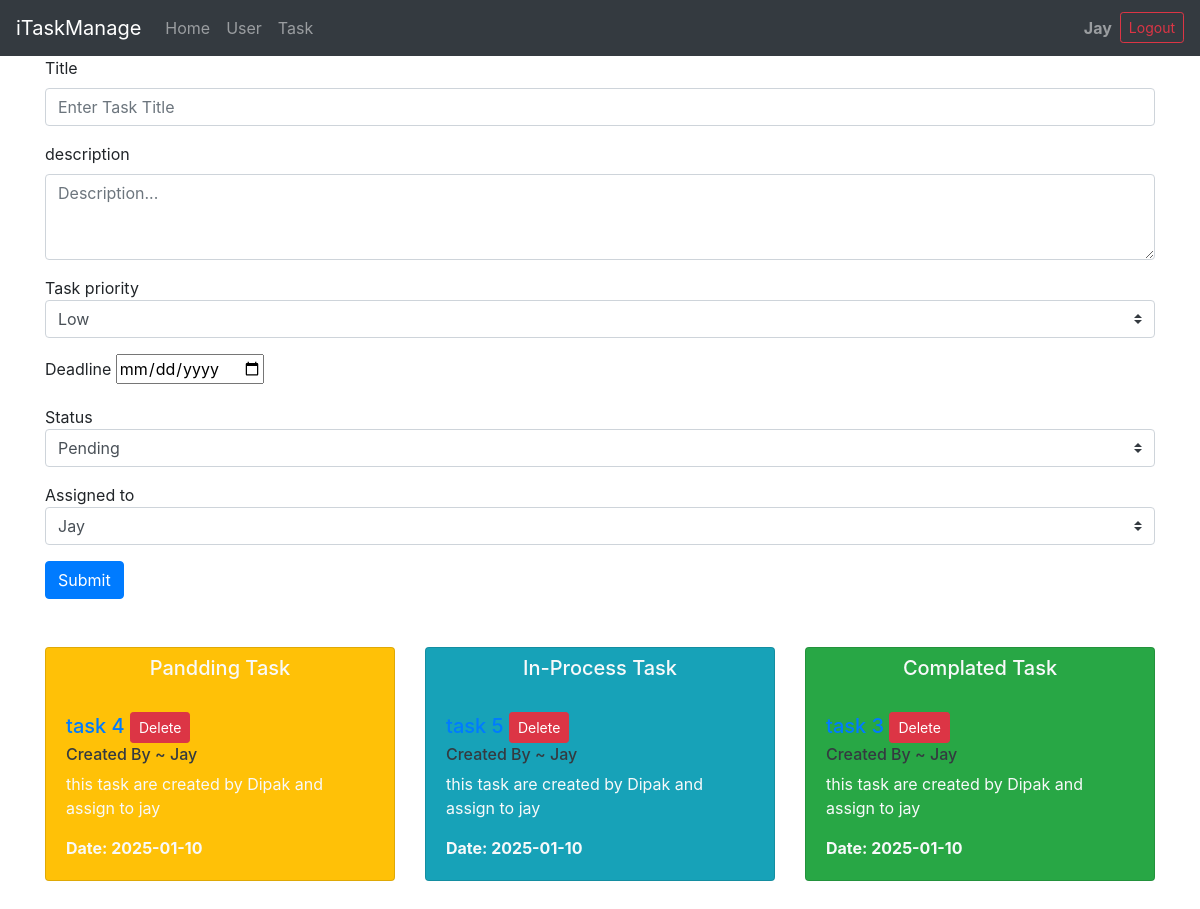
The app's page /task.php (signed in) with its own data.
### tables this page shows
CREATE TABLE `task` (
  `id` int(11) NOT NULL,
  `title` varchar(255) NOT NULL,
  `description` text NOT NULL,
  `priority` enum('Low','Medium','High') NOT NULL,
  `deadline` date NOT NULL,
  `task_status` enum('Pending','In-Progress','Completed') NOT NULL,
  `assigned_to` int(11) NOT NULL,
  `created_by` int(11) NOT NULL,
  `created_at` timestamp NOT NULL DEFAULT current_timestamp()
);

### task.php (the view, shortened to what this page needs)
<!DOCTYPE html>
<html lang="en">
<head>
</head>
<body>
    <?php include "index.php"; ?>
    <div class="container">
        <div class="create-task">
            <?php
            if (isset($_GET["id"])) {
                $id = $_GET['id'];
                include './api/task/config.php';
                $query = mysqli_query($conn, "SELECT * FROM `task` WHERE id = $id");
                $row = mysqli_fetch_assoc($query)
            ?>
                <form action="./api/task/editTask.php" method="post">
                    <input type="hidden" name="id" class="form-control" value="<?php echo $row['id'] ?>" placeholder="Enter Task Title">
                    <div class="form-group">
                        <label for="exampleInputEmail1">Title</label>
                        <input type="text" name="title" class="form-control" value="<?php echo $row['title'] ?>" placeholder="Enter Task Title">
                    </div>
                    <div class="form-group">
                        <label for="exampleInputPassword1">description</label>
                        <textarea class="form-control" name="description" value="" placeholder="Description..." rows="3"><?php echo $row['description'] ?></textarea>
                    </div>
                    <div class="form-group">
                        <label class="form-check-label" for="exampleCheck1">Task priority</label>
                        <select class="custom-select" name="priority" id="inputGroupSelect01">
                            <option value="low" <?php if ($row['priority'] == "low") echo "selected"; ?>>Low</option>
                            <option value="medium" <?php if ($row['priority'] == "medium") echo "selected"; ?>>Medium</option>
                            <option value="high" <?php if ($row['priority'] == "high") echo "selected"; ?>>High</option>
                        </select>
                    </div>
                    <div class="form-group">
                        <label for="exampleInputPassword1">Deadline</label>
                        <input class="from-control" type="date" name="deadline" value="<?php echo $row['deadline'] ?>">
                    </div>
                    <div class="form-group">
                        <label class="form-check-label" for="exampleCheck1">Status</label>
                        <select class="custom-select" name="status" id="inputGroupSelect01" value="<?php echo $row['status'] ?>">
                            <option value="pending">Pending</option>
                            <option value="in-process">in-Process</option>
                            <option value="complated">Complated</option>
                        </select>
                    </div>
                    <div class="form-group">
                        <label class="form-check-label" for="exampleCheck1">Assigned to</label>
                        <select class="custom-select" name="assignedTo" id="inputGroupSelect01" value="<?php echo $row['assigend_to'] ?>">
                            <?php
                            include './api/task/config.php';
                            $query = mysqli_query($conn, "SELECT * FROM `users`");
                            while ($row = mysqli_fetch_assoc($query)) {
                                echo '
                                    <option value="' . $row['id'] . '">' . $row['name'] . '</option>
                                ';
                            }
                            ?>
                        </select>
                    </div>
                    <button type="submit" class="btn btn-primary">Submit</button>
                </form>
            <?php } else {
            ?>
                <form action="./api/task/addTask.php" method="post">
                    <div class="form-group">
                        <label for="exampleInputEmail1">Title</label>
                        <input type="text" name="title" class="form-control" value="" placeholder="Enter Task Title">
                    </div>
                    <div class="form-group">
                        <label for="exampleInputPassword1">description</label>
                        <textarea class="form-control" name="description" placeholder="Description..." rows="3"></textarea>
                    </div>
                    <div class="form-group">
                        <label class="form-check-label" for="exampleCheck1">Task priority</label>
                        <select class="custom-select" name="priority" id="inputGroupSelect01">
                            <option value="low">Low</option>
                        </select>
                    </div>
                    <div class="form-group">
                        <label for="exampleInputPassword1">Deadline</label>
                        <input class="from-control" type="date" name="deadline">
                    </div>
                    <div class="form-group">
                        <label class="form-check-label" for="exampleCheck1">Status</label>
                        <select class="custom-select" name="status" id="inputGroupSelect01">
                            <option value="pending">Pending</option>
                        </select>
                    </div>
                    <div class="form-group">
                        <label class="form-check-label" for="exampleCheck1">Assigned to</label>
                        <select class="custom-select" name="assignedTo" id="inputGroupSelect01">
                            <?php
                            include './api/task/config.php';
                            $query = mysqli_query($conn, "SELECT * FROM `users`");
                            while ($row = mysqli_fetch_assoc($query)) {
                                echo '
                                    <option value="' . $row['id'] . '">' . $row['name'] . '</option>
                                ';
                            }
                            ?>
                        </select>
                    </div>
                    <button type="submit" class="btn btn-primary">Submit</button>
                </form>
            <?php } ?>
        </div>
        <div class="row py-5">
            <div class="col-lg-4">
                <div class="card bg-warning text-light">
                    <h5 class="pt-2 card-title text-center">Pandding Task</h5>
                    <?php
                    include "./api/task/config.php";
                    $query = mysqli_query($conn, "SELECT * FROM `task` WHERE task_status = 1");
                    $num = mysqli_num_rows($query);
                    if ($num) {
                        while ($row = mysqli_fetch_assoc($query)) {
                            echo '
                                    <div class="card-body">
                                        <h5 class="class-title"><a href="task.php?id=' . $row['id'] . '">' . $row['title'] . '</a>
                                            <button class="btn btn-danger btn-sm" onclick="deleteTask('. $row['id'].')">Delete</button>
                                        </h5>
                                        <h6 class="card-subtitle mb-2 text-dark">Created By ~ ' . $_SESSION['name'] . '</h6>
                                        <p class="card-text">' . substr($row['description'], 0, 50) . '</p>
                                        <p class="card-text font-weight-bold">Date: ' . $row['deadline'] . '</p>
                                    </div>
                                ';
                        }
                    } else {
                        echo '<p class="px-2 font-weight-bold">No Task In Pendding state...</p>';
                    }
                    ?>
                </div>
            </div>
            <div class="col-lg-4">
                <div class="card bg-info text-light">
                    <h5 class="pt-2 card-title text-center">In-Process Task</h5>
                    <?php
                    include "./api/task/config.php";
                    $query = mysqli_query($conn, "SELECT * FROM `task` WHERE task_status = 2");
                    $num = mysqli_num_rows($query);
                    if ($num) {
                        while ($row = mysqli_fetch_assoc($query)) {
                            echo '
                                    <div class="card-body">
                                        <h5 class="class-title"><a href="task.php?id=' . $row['id'] . '">' . $row['title'] . '</a>
                                            <button class="btn btn-danger btn-sm" onclick="deleteTask('. $row['id'].')">Delete</button>
                                        </h5>
                                        <h6 class="card-subtitle mb-2 text-dark">Created By ~ ' . $_SESSION['name'] . '</h6>
                                        <p class="card-text">' . $row['description'] . '</p>
                                        <p class="card-text font-weight-bold">Date: ' . $row['deadline'] . '</p>
                                    </div>
                                ';
                        }
                    } else {
                        echo '<p class="px-2 font-weight-bold">No Task In Proccess state...</p>';
                    }
                    ?>
                </div>
            </div>
            <div class="col-lg-4">
                <div class="card bg-success text-light">
                    <h5 class="pt-2 card-title text-center">Complated Task</h5>
                    <?php
                    include "./api/task/config.php";
                    $query = mysqli_query($conn, "SELECT * FROM `task` WHERE task_status = 3");
                    $num = mysqli_num_rows($query);
                    if ($num) {
                        while ($row = mysqli_fetch_assoc($query)) {
                            echo '
                                    <div class="card-body">
                                        <h5 class="class-title"><a href="task.php?id=' . $row['id'] . '">' . $row['title'] . '</a>
                                            <button class="btn btn-danger btn-sm" onclick="deleteTask('. $row['id'].')">Delete</button>
                                        </h5>
                                        <h6 class="card-subtitle mb-2 text-dark">Created By ~ ' . $_SESSION['name'] . '</h6>
                                        <p class="card-text">' . $row['description'] . '</p>
                                        <p class="card-text font-weight-bold"> Date: ' . $row['deadline'] . '</p>
                                    </div>
                                ';
                        }
                    } else {
                        echo '<p class="px-2 font-weight-bold">No Task In Compaleted state...</p>';
                    }
                    ?>
                </div>
            </div>
        </div>
    </div>
</body>
</html>

### index.php (shortened to what this page needs)
<!DOCTYPE html>
<html lang="en">
<head>
    <link rel="stylesheet" href="https://cdn.jsdelivr.net/npm/bootstrap@4.0.0/dist/css/bootstrap.min.css">
</head>
<body>
    <?php include 'navbar.php'; ?>
</body>
</html>

### navbar.php (shortened to what this page needs)
<nav class="navbar navbar-expand-lg navbar-dark bg-dark">
    <a class="navbar-brand" href="index.php">iTaskManage</a>
    <div class="collapse navbar-collapse" id="navbarSupportedContent">
        <ul class="navbar-nav mr-auto">
            <li class="nav-item <?php if($page == 'home') echo 'active'; ?>">
                <a class="nav-link" href="index.php">Home</a>
            </li>
            <li class="nav-item <?php if($page == 'user') echo 'active'; ?>" >
                <a class="nav-link" href="user.php">User</a>
            </li>
            <li class="nav-item <?php if($page == 'task') echo 'active'; ?>">
                <a class="nav-link" href="task.php">Task</a>
            </li>
        </ul>
        <ul class="navbar-nav">
            <li class="nav-item">
                <a class="nav-link font-weight-bold ml-auto" href=""><?php echo $_SESSION['name']; ?></a>
            </li>
            <li class="nav-item">
                <a href="api/users/logOut.php" class="btn btn-outline-danger btn-sm mt-1">Logout</a>
            </li>
        </ul>
    </div>
</nav>

### records on screen
task: title "task 4", description "this task are created by Dipak and assign to jay", deadline "2025-01-10"
task: title "task 5", description "this task are created by Dipak and assign to jay", deadline "2025-01-10"
task: description "this task are created by Dipak and assign to jay", deadline "2025-01-10"

### other values on screen
$_SESSION['name'] "Jay"
form field assignedTo "Jay"
